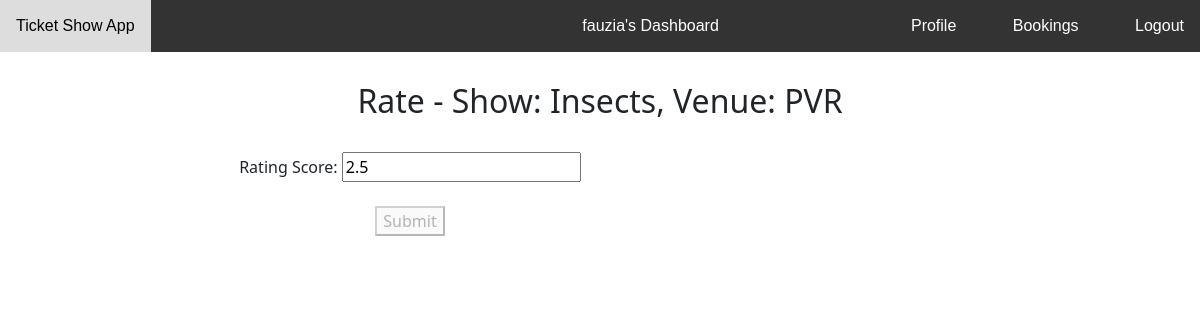
Page /user/1/venue/1/show/2/rate on the committed database.
### application/models.py (models this page shows, shortened)
class User(db.Model):
    user_id = db.Column(db.Integer, primary_key=True)
    u_username = db.Column(db.String(50), unique=True)
    u_password = db.Column(db.String(50), nullable=False)
    u_email = db.Column(db.String(50))
    is_admin = db.Column(db.Boolean, nullable=True)
    u_bookings = db.relationship(
        "Booking", backref="which_user", cascade="all, delete")
    u_ratings = db.relationship(
        "Ratings", backref="which_user", cascade="all, delete")

class Show(db.Model):
    s_id = db.Column(db.Integer, primary_key=True)
    s_name = db.Column(db.String(50), nullable=False)
    seats_booked = db.Column(db.Integer, default=0)
    s_rating = db.Column(db.String(6), nullable=True)
    s_tags = db.Column(db.String(100), nullable=True)
    s_price = db.Column(db.Integer, nullable=False)
    s_time = db.Column(db.String, nullable = False)
    s_venue = db.Column(db.Integer, db.ForeignKey('venue.v_id'), nullable=False)
    admin_id = db.Column(db.Integer, db.ForeignKey(
        'admin.admin_id'), default=1)
    s_bookings = db.relationship(
        "Booking", backref="which_show", cascade="all, delete")
    s_ratings = db.relationship(
        "Ratings", backref="which_show", cascade="all, delete")

class Venue(db.Model):
    v_id = db.Column(db.Integer, primary_key=True)
    v_name = db.Column(db.String(50),unique=True, nullable=False)
    v_place = db.Column(db.String(50), nullable=False)
    v_location = db.Column(db.String(50))
    v_capacity = db.Column(db.Integer, nullable=False)
    admin_id = db.Column(db.Integer, db.ForeignKey(
        'admin.admin_id'), default=1)
    v_shows = db.relationship(
        "Show", backref="which_venue", cascade="all, delete")

class Ratings(db.Model):
    __tablename__ = 'ratings'
    r_id = db.Column(db.Integer, primary_key=True)
    user_id = db.Column(db.Integer, db.ForeignKey('user.user_id'), nullable = False)
    s_id = db.Column(db.Integer, db.ForeignKey('show.s_id'))
    r_score = db.Column(db.Float, default = 0)
    r_date = db.Column(db.DateTime, default=datetime.utcnow())

### application/controllers.py (the view)
@app.route('/user/<int:user_id>/venue/<int:venue_id>/show/<int:show_id>/rate', methods=['GET', 'POST'])
def rate_show(user_id, venue_id, show_id):
    show_details = Show.query.get(show_id)
    if request.method == 'POST':
        rate_score = request.form.get('rating_score')
        new_rating = Ratings(user_id=user_id, s_id=show_id, r_score=rate_score)
        db.session.add(new_rating)
        db.session.commit()
        return redirect(f'/user/{user_id}/bookings')
    user_details = User.query.get(user_id)
    rating = Ratings.query.filter_by(user_id=user_id, s_id=show_id).first()
    return render_template('u_rate_show.html', user_details=user_details, venue_id=venue_id, show_details=show_details, rating=rating)

### templates/u_rate_show.html (shortened to what this page needs)
<!DOCTYPE html>
<html lang="en">
<head>
	<link href="https://cdn.jsdelivr.net/npm/bootstrap@5.3.0-alpha1/dist/css/bootstrap.min.css" rel="stylesheet"
>
	<link rel="stylesheet" href="/static/css/navbar.css">
</head>
<body>
	<nav>
		<a class="home-link " href="#">Ticket Show App</a>
		<a class="products-link " style="left: 40%;"
			href="/user/{{user_details['user_id']}}">{{user_details.u_username}}'s Dashboard</a>
		<div class="right-links">
			<a href="/user/{{user_details['user_id']}}/profile">Profile</a>
			<a href="/user/{{user_details.user_id}}/bookings">Bookings</a>
			<a href="/">Logout</a>
		</div>
	</nav>
	<div class="container text-center" style="margin-top: 30px;">
		<h2>Rate - Show: {{show_details.s_name}}, Venue: {{show_details.which_venue.v_name}} </h2>
		<br>
		<div class="row">
			<div class="col-md-8">
				<form action="/user/{{user_details.user_id}}/venue/{{venue_id}}/show/{{show_details.s_id}}/rate"
					method="post" height="50%" width="40%" onsubmit="return validate_rating()">
					<label for="rate_score">Rating Score:</label>
					<input type="number" id="rate_score" name="rating_score" min="1" step="0.1"
						value="{{rating.r_score}}" placeholder="1.0 - 5.0" required>
					<br>
					{% if rating.r_score%}
					<button type="submit" disabled>Submit</button>
					{% else %}
					<button type="submit" id="rate-btn">Submit</button>
					{% endif %}
				</form>
			</div>
			<div class="col-md-4">
			</div>
		</div>
	</div>
</body>
</html>

### static/css/navbar.css (style rules this page uses)
nav { overflow: hidden; background-color: #333; font-family: Arial, sans-serif; }
nav a { display: inline-block; color: white; text-align: center; padding: 14px 16px; text-decoration: none; }
nav .home-link { float: left; }
nav .right-links { float: right; }
nav a:not(.home-link):not(.right-links) { margin-left: 20px; }
nav .products-link { position: relative; left: 10%; transform: translateX(-50%); }

### rows in the picture
User: u_username "fauzia"
Show: s_name "Insects"
Venue: which_venue.v_name "PVR"
Ratings: rating_score "2.5"
